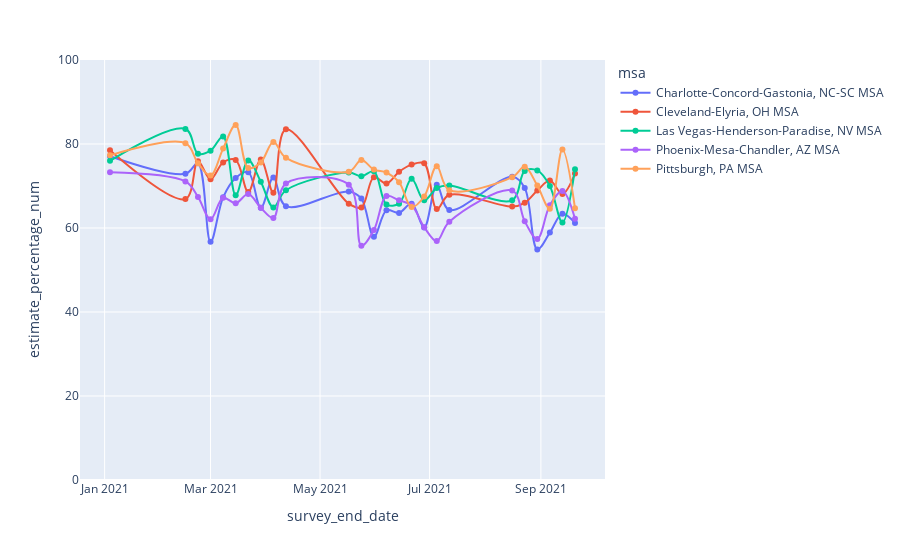

Notebook cell for this chart:
### Markdown cell above
That is all over the place, which may make sense since this was the beginning of the pandemic. We can look at more data later. Right now, let's look at the combined negative affect.

### Code cell
all_negative = all_msa_data[["survey_end_date", "estimate_percentage_num"]]
all_negative = all_negative.groupby(["msa", "survey_end_date"]).sum().reset_index()
fig2 = px.line(all_negative, 
              x="survey_end_date", 
              y="estimate_percentage_num", 
              color="msa", 
              line_group="msa", 
              hover_name="msa",
              line_shape="spline", 
              render_mode="svg",
             markers = True)
fig2.update_yaxes(range=[0,100])
fig2.show()

### Figure 1 — Plotly figure (JSON) as saved in the notebook; plotly's stock layout.template omitted (floating-point values rounded to 4 significant figures)
{"data": [{"hovertemplate": "<b>%{hovertext}</b><br><br>msa=Charlotte-Concord-Gastonia, NC-SC MSA<br>survey_end_date=%{x}<br>estimate_percentage_num=%{y}<extra></extra>", "hovertext": ["Charlotte-Concord-Gastonia, NC-SC MSA", "Charlotte-Concord-Gastonia, NC-SC MSA", "Charlotte-Concord-Gastonia, NC-SC MSA", "Charlotte-Concord-Gastonia, NC-SC MSA", "Charlotte-Concord-Gastonia, NC-SC MSA", "Charlotte-Concord-Gastonia, NC-SC MSA", "Charlotte-Concord-Gastonia, NC-SC MSA", "Charlotte-Concord-Gastonia, NC-SC MSA", "Charlotte-Concord-Gastonia, NC-SC MSA", "Charlotte-Concord-Gastonia, NC-SC MSA", "Charlotte-Concord-Gastonia, NC-SC MSA", "Charlotte-Concord-Gastonia, NC-SC MSA", "Charlotte-Concord-Gastonia, NC-SC MSA", "Charlotte-Concord-Gastonia, NC-SC MSA", "Charlotte-Concord-Gastonia, NC-SC MSA", "Charlotte-Concord-Gastonia, NC-SC MSA", "Charlotte-Concord-Gastonia, NC-SC MSA", "Charlotte-Concord-Gastonia, NC-SC MSA", "Charlotte-Concord-Gastonia, NC-SC MSA", "Charlotte-Concord-Gastonia, NC-SC MSA", "Charlotte-Concord-Gastonia, NC-SC MSA", "Charlotte-Concord-Gastonia, NC-SC MSA", "Charlotte-Concord-Gastonia, NC-SC MSA", "Charlotte-Concord-Gastonia, NC-SC MSA", "Charlotte-Concord-Gastonia, NC-SC MSA"], "legendgroup": "Charlotte-Concord-Gastonia, NC-SC MSA", "line": {"color": "#636efa", "dash": "solid", "shape": "spline"}, "marker": {"symbol": "circle"}, "mode": "markers+lines", "name": "Charlotte-Concord-Gastonia, NC-SC MSA", "orientation": "v", "showlegend": true, "type": "scatter", "x": ["2021-01-04", "2021-02-15", "2021-02-22", "2021-03-01", "2021-03-08", "2021-03-15", "2021-03-22", "2021-03-29", "2021-04-05", "2021-04-12", "2021-05-17", "2021-05-24", "2021-05-31", "2021-06-07", "2021-06-14", "2021-06-21", "2021-06-28", "2021-07-05", "2021-07-12", "2021-08-16", "2021-08-23", "2021-08-30", "2021-09-06", "2021-09-13", "2021-09-20"], "xaxis": "x", "y": [77.1, 72.9, 75.4, 56.7, 67.3, 71.9, 73.3, 64.8, 72, 65.2, 68.7, 67, 57.9, 64.2, 63.6, 65.8, 60.1, 70.3, 64.3, 72.2, 69.5, 54.9, 58.9, 63.4, 61.2], "yaxis": "y"}, {"hovertemplate": "<b>%{hovertext}</b><br><br>msa=Cleveland-Elyria, OH MSA<br>survey_end_date=%{x}<br>estimate_percentage_num=%{y}<extra></extra>", "hovertext": ["Cleveland-Elyria, OH MSA", "Cleveland-Elyria, OH MSA", "Cleveland-Elyria, OH MSA", "Cleveland-Elyria, OH MSA", "Cleveland-Elyria, OH MSA", "Cleveland-Elyria, OH MSA", "Cleveland-Elyria, OH MSA", "Cleveland-Elyria, OH MSA", "Cleveland-Elyria, OH MSA", "Cleveland-Elyria, OH MSA", "Cleveland-Elyria, OH MSA", "Cleveland-Elyria, OH MSA", "Cleveland-Elyria, OH MSA", "Cleveland-Elyria, OH MSA", "Cleveland-Elyria, OH MSA", "Cleveland-Elyria, OH MSA", "Cleveland-Elyria, OH MSA", "Cleveland-Elyria, OH MSA", "Cleveland-Elyria, OH MSA", "Cleveland-Elyria, OH MSA", "Cleveland-Elyria, OH MSA", "Cleveland-Elyria, OH MSA", "Cleveland-Elyria, OH MSA", "Cleveland-Elyria, OH MSA", "Cleveland-Elyria, OH MSA"], "legendgroup": "Cleveland-Elyria, OH MSA", "line": {"color": "#EF553B", "dash": "solid", "shape": "spline"}, "marker": {"symbol": "circle"}, "mode": "markers+lines", "name": "Cleveland-Elyria, OH MSA", "orientation": "v", "showlegend": true, "type": "scatter", "x": ["2021-01-04", "2021-02-15", "2021-02-22", "2021-03-01", "2021-03-08", "2021-03-15", "2021-03-22", "2021-03-29", "2021-04-05", "2021-04-12", "2021-05-17", "2021-05-24", "2021-05-31", "2021-06-07", "2021-06-14", "2021-06-21", "2021-06-28", "2021-07-05", "2021-07-12", "2021-08-16", "2021-08-23", "2021-08-30", "2021-09-06", "2021-09-13", "2021-09-20"], "xaxis": "x", "y": [78.5, 66.9, 75.9, 71.6, 75.6, 76.2, 68.6, 76.3, 68.4, 83.5, 65.8, 64.9, 72.1, 70.6, 73.4, 75.1, 75.4, 64.5, 67.9, 65.1, 66, 68.9, 71.3, 68.1, 73], "yaxis": "y"}, {"hovertemplate": "<b>%{hovertext}</b><br><br>msa=Las Vegas-Henderson-Paradise, NV MSA<br>survey_end_date=%{x}<br>estimate_percentage_num=%{y}<extra></extra>", "hovertext": ["Las Vegas-Henderson-Paradise, NV MSA", "Las Vegas-Henderson-Paradise, NV MSA", "Las Vegas-Henderson-Paradise, NV MSA", "Las Vegas-Henderson-Paradise, NV MSA", "Las Vegas-Henderson-Paradise, NV MSA", "Las Vegas-Henderson-Paradise, NV MSA", "Las Vegas-Henderson-Paradise, NV MSA", "Las Vegas-Henderson-Paradise, NV MSA", "Las Vegas-Henderson-Paradise, NV MSA", "Las Vegas-Henderson-Paradise, NV MSA", "Las Vegas-Henderson-Paradise, NV MSA", "Las Vegas-Henderson-Paradise, NV MSA", "Las Vegas-Henderson-Paradise, NV MSA", "Las Vegas-Henderson-Paradise, NV MSA", "Las Vegas-Henderson-Paradise, NV MSA", "Las Vegas-Henderson-Paradise, NV MSA", "Las Vegas-Henderson-Paradise, NV MSA", "Las Vegas-Henderson-Paradise, NV MSA", "Las Vegas-Henderson-Paradise, NV MSA", "Las Vegas-Henderson-Paradise, NV MSA", "Las Vegas-Henderson-Paradise, NV MSA", "Las Vegas-Henderson-Paradise, NV MSA", "Las Vegas-Henderson-Paradise, NV MSA", "Las Vegas-Henderson-Paradise, NV MSA", "Las Vegas-Henderson-Paradise, NV MSA"], "legendgroup": "Las Vegas-Henderson-Paradise, NV MSA", "line": {"color": "#00cc96", "dash": "solid", "shape": "spline"}, "marker": {"symbol": "circle"}, "mode": "markers+lines", "name": "Las Vegas-Henderson-Paradise, NV MSA", "orientation": "v", "showlegend": true, "type": "scatter", "x": ["2021-01-04", "2021-02-15", "2021-02-22", "2021-03-01", "2021-03-08", "2021-03-15", "2021-03-22", "2021-03-29", "2021-04-05", "2021-04-12", "2021-05-17", "2021-05-24", "2021-05-31", "2021-06-07", "2021-06-14", "2021-06-21", "2021-06-28", "2021-07-05", "2021-07-12", "2021-08-16", "2021-08-23", "2021-08-30", "2021-09-06", "2021-09-13", "2021-09-20"], "xaxis": "x", "y": [76, 83.6, 77.7, 78.4, 81.8, 67.8, 76.1, 71, 64.9, 69, 73.2, 72.3, 73.5, 65.6, 65.8, 71.7, 66.6, 69.5, 70.1, 66.6, 73.6, 73.7, 70, 61.3, 74], "yaxis": "y"}, {"hovertemplate": "<b>%{hovertext}</b><br><br>msa=Phoenix-Mesa-Chandler, AZ MSA<br>survey_end_date=%{x}<br>estimate_percentage_num=%{y}<extra></extra>", "hovertext": ["Phoenix-Mesa-Chandler, AZ MSA", "Phoenix-Mesa-Chandler, AZ MSA", "Phoenix-Mesa-Chandler, AZ MSA", "Phoenix-Mesa-Chandler, AZ MSA", "Phoenix-Mesa-Chandler, AZ MSA", "Phoenix-Mesa-Chandler, AZ MSA", "Phoenix-Mesa-Chandler, AZ MSA", "Phoenix-Mesa-Chandler, AZ MSA", "Phoenix-Mesa-Chandler, AZ MSA", "Phoenix-Mesa-Chandler, AZ MSA", "Phoenix-Mesa-Chandler, AZ MSA", "Phoenix-Mesa-Chandler, AZ MSA", "Phoenix-Mesa-Chandler, AZ MSA", "Phoenix-Mesa-Chandler, AZ MSA", "Phoenix-Mesa-Chandler, AZ MSA", "Phoenix-Mesa-Chandler, AZ MSA", "Phoenix-Mesa-Chandler, AZ MSA", "Phoenix-Mesa-Chandler, AZ MSA", "Phoenix-Mesa-Chandler, AZ MSA", "Phoenix-Mesa-Chandler, AZ MSA", "Phoenix-Mesa-Chandler, AZ MSA", "Phoenix-Mesa-Chandler, AZ MSA", "Phoenix-Mesa-Chandler, AZ MSA", "Phoenix-Mesa-Chandler, AZ MSA", "Phoenix-Mesa-Chandler, AZ MSA"], "legendgroup": "Phoenix-Mesa-Chandler, AZ MSA", "line": {"color": "#ab63fa", "dash": "solid", "shape": "spline"}, "marker": {"symbol": "circle"}, "mode": "markers+lines", "name": "Phoenix-Mesa-Chandler, AZ MSA", "orientation": "v", "showlegend": true, "type": "scatter", "x": ["2021-01-04", "2021-02-15", "2021-02-22", "2021-03-01", "2021-03-08", "2021-03-15", "2021-03-22", "2021-03-29", "2021-04-05", "2021-04-12", "2021-05-17", "2021-05-24", "2021-05-31", "2021-06-07", "2021-06-14", "2021-06-21", "2021-06-28", "2021-07-05", "2021-07-12", "2021-08-16", "2021-08-23", "2021-08-30", "2021-09-06", "2021-09-13", "2021-09-20"], "xaxis": "x", "y": [73.3, 71.1, 67.4, 62.1, 67.2, 65.9, 68.1, 64.8, 62.4, 70.6, 70.3, 55.8, 59.5, 67.6, 66.6, 65.4, 60.2, 56.9, 61.5, 68.9, 61.6, 57.4, 65.4, 68.8, 62.2], "yaxis": "y"}, {"hovertemplate": "<b>%{hovertext}</b><br><br>msa=Pittsburgh, PA MSA<br>survey_end_date=%{x}<br>estimate_percentage_num=%{y}<extra></extra>", "hovertext": ["Pittsburgh, PA MSA", "Pittsburgh, PA MSA", "Pittsburgh, PA MSA", "Pittsburgh, PA MSA", "Pittsburgh, PA MSA", "Pittsburgh, PA MSA", "Pittsburgh, PA MSA", "Pittsburgh, PA MSA", "Pittsburgh, PA MSA", "Pittsburgh, PA MSA", "Pittsburgh, PA MSA", "Pittsburgh, PA MSA", "Pittsburgh, PA MSA", "Pittsburgh, PA MSA", "Pittsburgh, PA MSA", "Pittsburgh, PA MSA", "Pittsburgh, PA MSA", "Pittsburgh, PA MSA", "Pittsburgh, PA MSA", "Pittsburgh, PA MSA", "Pittsburgh, PA MSA", "Pittsburgh, PA MSA", "Pittsburgh, PA MSA", "Pittsburgh, PA MSA", "Pittsburgh, PA MSA"], "legendgroup": "Pittsburgh, PA MSA", "line": {"color": "#FFA15A", "dash": "solid", "shape": "spline"}, "marker": {"symbol": "circle"}, "mode": "markers+lines", "name": "Pittsburgh, PA MSA", "orientation": "v", "showlegend": true, "type": "scatter", "x": ["2021-01-04", "2021-02-15", "2021-02-22", "2021-03-01", "2021-03-08", "2021-03-15", "2021-03-22", "2021-03-29", "2021-04-05", "2021-04-12", "2021-05-17", "2021-05-24", "2021-05-31", "2021-06-07", "2021-06-14", "2021-06-21", "2021-06-28", "2021-07-05", "2021-07-12", "2021-08-16", "2021-08-23", "2021-08-30", "2021-09-06", "2021-09-13", "2021-09-20"], "xaxis": "x", "y": [77.3, 80.2, 75.4, 72.5, 78.9, 84.5, 74.3, 75.6, 80.5, 76.7, 73.4, 76.2, 73.9, 73.2, 70.9, 65, 67.5, 74.7, 69, 72.1, 74.6, 70.1, 64.6, 78.7, 64.7], "yaxis": "y"}], "layout": {"legend": {"title": {"text": "msa"}, "tracegroupgap": 0}, "margin": {"t": 60}, "xaxis": {"anchor": "y", "domain": [0, 1], "title": {"text": "survey_end_date"}}, "yaxis": {"anchor": "x", "domain": [0, 1], "range": [0, 100], "title": {"text": "estimate_percentage_num"}}}}
